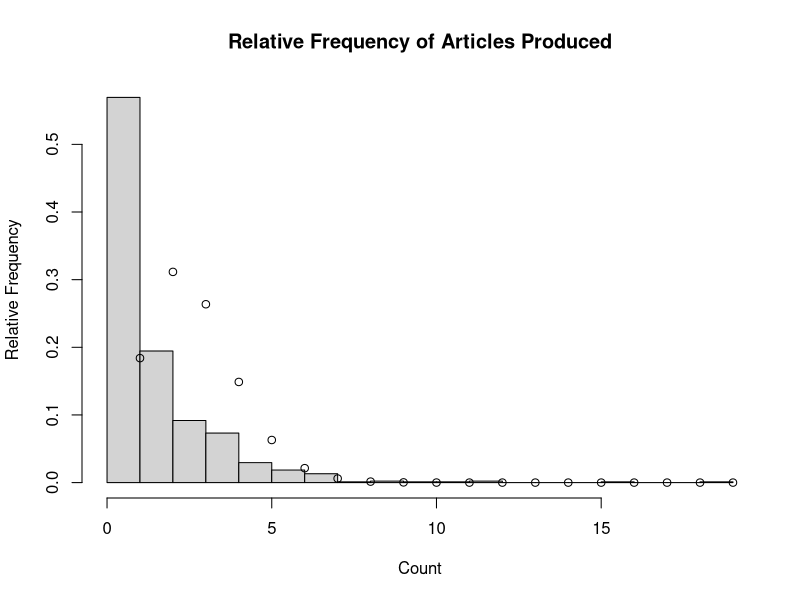

Reproduce this figure in R.
## ---- chunk 1
knitr::opts_chunk$set(echo = TRUE)
library(pscl)
## ---- chunk 2
data(bioChemists)

hist(bioChemists$art, prob=TRUE, breaks=20, xlab='Count',
     ylab='Relative Frequency', main='Relative Frequency of Articles Produced')
points(dpois(0:20, lambda=mean(bioChemists$art)))
## ---- chunk 3
myZIP <- zeroinfl(art~fem+mar+kid5+ment|ment, data = bioChemists)
summary(myZIP)
